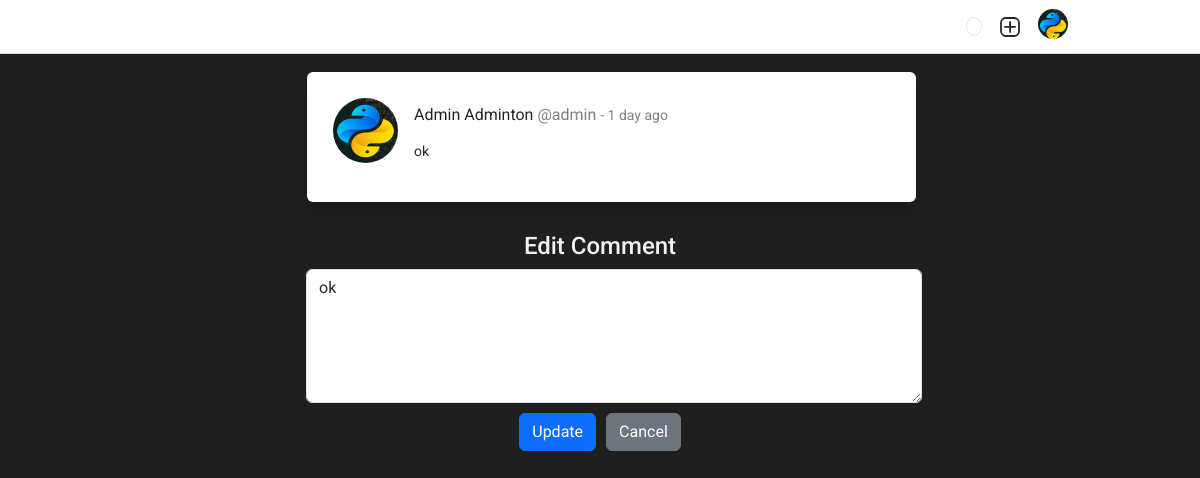
The app's page /post/14/comment/31/edit/ (signed in) with its own data.
### app/models.py (models this page shows, shortened)
class UserProfile(models.Model):
    user = models.OneToOneField(User, on_delete=models.CASCADE)
    bio = models.TextField(blank=True, null=True)
    pfp = models.ImageField(verbose_name='Profile Picture', blank=True, null=True, upload_to=user_directory_path_profile)
    location = models.CharField(max_length=64, null=True, blank=True)
    date = models.DateTimeField(auto_now_add=True)
    saved = models.ManyToManyField(Post, blank=True, related_name='saved_by') # Favorites
    following = models.ManyToManyField("self", related_name="followers", blank=True, symmetrical=False)  # if symmetrical is True it means that both must follow each other, as in the case of "add friend"

class CommentPost(models.Model):
    post = models.ForeignKey(Post, related_name="comments", on_delete=models.CASCADE)
    commentor = models.ForeignKey(User, related_name="commentor", on_delete=models.CASCADE)
    body = models.TextField(verbose_name="", blank=False, null=False)
    comment_date = models.DateTimeField(auto_now_add=True)
    class Meta:
        verbose_name_plural = "Comments"

### app/views.py (the view)
# urls.py: path("post/<int:post_pk>/comment/<int:comment_pk>/edit/", views.update_comment, name="edit_comment"),
def update_comment(request, post_pk, comment_pk):
    comment = get_object_or_404(CommentPost, pk=comment_pk)
    if comment.commentor != request.user and request.user.id != 1:
        return HttpResponseForbidden()
    if request.method == 'POST':
        form = CommentForm(request.POST, instance=comment)
        if form.is_valid():
            form.save()
            return redirect('app:post_detail', pk=post_pk)
    else:
        form = CommentForm(instance=comment)
    return render(request, 'edit_post.html', {"form":form, "comment":comment})

### app/forms.py (shortened to what this page needs)
class CommentForm(ModelForm):
    class Meta:
        model = CommentPost
        fields = ["body",]
        widgets = {
            "body": forms.Textarea(attrs={'class':'form-control', 'rows':6, "placeholder":"Add a comment..."}),
        }

### app/templates/edit_post.html (shortened to what this page needs)
{% extends 'base.html' %}
{% load static %}
{% block content %}
<br><br><br>
  <div class="container">
    <div class="row">
      <div class="col-lg-8 col-md-10 mx-auto">
        <div class="justify-content-center align-items-center" style="min-height: 100vh;">
          <form action="" method="POST" style="text-align:center">
            {% if comment %}
            <div class="row">
              <div class="col-10" style="margin-left:75px; margin-right75px; margin-bottom:30px">
                  <div class="form-group shadow p-3 mb-0 bg-body rounded">
                      <div class="d-flex flex-start">
                          {% if comment.commentor.userprofile.pfp %}
                                  <img class="rounded-circle shadow-1-strong me-3" style="margin:10px" src="{{comment.commentor.userprofile.pfp.url}}" alt="avatar" width="65" height="65" />
                          {% else %}
                                  <img class="rounded-circle shadow-1-strong me-3" style="margin:10px" src="{% static 'default_img.jpg' %}" alt="avatar" width="65" height="65" />
                          {% endif %}
                      <div class="flex-grow-1 flex-shrink-1">
                          <div>
                              <div class="d-flex justify-content-between align-items-center">
                                    <p class="mb-1" style="margin:15px 0px 0px; font-size:16px;">
                                    {{comment.commentor.first_name|title }} {{comment.commentor.last_name|title }}
                                    <span href="" style="text-decoration:none; color:grey;"> @{{comment.commentor.username}}</span>
                                    <span class="small" style="color:grey; font-size:10;">- {{comment.comment_date|timesince }} ago</span>
                                    </p>
                              </div>
                                <p class="small mb-0" style="margin-top:10px; margin-right:100px; margin-bottom:10px; text-align:left">
                                    {{comment.body|safe}}
                                </p>
                                <br style="line-height: 0px" />
                          </div>
                      </div>
                  </div>
              </div>
          </div>
          <h4 style="color:#F0F0F0;">Edit Comment</h4>
          <textarea class="form-control" rows="5" style="width: 81%; margin-left:86px;" name="body">{{ comment.body }}</textarea>
          <br><br>
          <div style="width: 10%; margin: 10px auto; display: flex; justify-content: center;">
            <input type="submit" class="btn btn-primary" value="Update" style="margin-right: 10px;">
            <a class="btn btn-secondary" href="{% url 'app:post_detail' comment.post.id %}">Cancel</a>
          </div>
            {% endif %}
          </form>
        </div>
      </div>
    </div>
  </div>
{% endblock %}

### app/templates/base.html (shortened to what this page needs)
{% load static %}
<!DOCTYPE html>
<html lang="en">
<head>
    <link rel="stylesheet" href="https://cdn.jsdelivr.net/npm/bootstrap-icons@1.8.1/font/bootstrap-icons.css">
    <link href="https://cdn.jsdelivr.net/npm/bootstrap@5.3.0/dist/css/bootstrap.min.css" rel="stylesheet">
    <link rel="stylesheet" type="text/css" href="{% static 'assets1/style.css' %}">
    <link rel="stylesheet" href="https://cdnjs.cloudflare.com/ajax/libs/font-awesome/6.2.1/css/all.min.css">
</head>
<body>
    <header class="header">
        <nav class="header__content">
            <div class="header__buttons">
                <a href="{% url 'app:home' %}" class="header__home" style="text-decoration:none">
                    <h1 style="color:white; font-size:32px">Photon</h1>
                </a>
            </div>
            {% if user.is_authenticated %}
            <div class="header__buttons header__buttons--desktop">
                <div class="dropdown">
                    <button class="profile-button dropdown-toggle" type="button" id="profileDropdown" data-bs-toggle="dropdown" aria-expanded="false">
                            <a href="{% url 'app:profile' request.user %}" class="post__avatar">
                                <i class="fa-solid fa-magnifying-glass" style="color:white"></i>
                            </a>
                    </button>
                </div>
                <a href="{% url 'app:new_post' %}">
                </a>
                <div class="dropdown">
                    <button class="profile-button dropdown-toggle" type="button" id="profileDropdown" data-bs-toggle="dropdown" aria-expanded="false">
                            <div class="profile-button__picture">
                                <a href="{% url 'app:profile' request.user %}" class="post__avatar">
                                    {% if user.userprofile.pfp %}
                                        <img src="{{ request.user.userprofile.pfp.url }}" alt="User Picture" width="33px" height="33px">
                                    {% else %}
                                        <img src="{% static 'default_img.jpg' %}" alt="Default User Picture">
                                    {% endif %}
                                </a>
                        </div>
                    </button>
                </div>
            {% endif %}
            </div>
        </nav>
    </header>
    {% block content %}
    {% endblock content %}
</body>
</html>

### static/assets1/style.css (style rules this page uses)
*, *::after, *::before { box-sizing: border-box; margin: 0; padding: 0; }
*, button, input, select, textarea { font-family: 'Roboto', sans-serif; }
:root { --primary: hsl(0, 0%, 100%); --secondary: hsl(0, 0%, 98%); --border: hsl(0, 0%, 86%); --story-border: hsl(0, 0%, 78%); --img-border: hsla(0, 0%, 0%, 0.1); --text-dark: hsl(0, 0%, 15%); --text-light: hsl(0, 0%, 60%); --like: hsl(355, 82%, 61%); --link: hsl(204, 100%, 48%); --header-height: 44px; --nav-height: 44px; }
body { min-height: 100vh; display: flex; flex-direction: column; overflow-y: auto; }
svg { display: block; }
img { max-width: 100%; }
.header { width: 100%; height: var(--header-height); background-color: var(--primary); display: flex; justify-content: center; position: fixed; top: 0; left: 0; z-index: 2; }
.header::after { content: ''; position: absolute; bottom: 0; width: 100%; height: 1px; background-color: var(--border); }
.header__content { width: 100%; max-width: 975px; padding: 0 14px; display: flex; justify-content: space-between; align-items: center; }
.header__home { margin-top: 5px; }
.header__buttons { display: flex; align-items: center; gap: 16px; }
.post__avatar { width: 40px; height: 40px; border-radius: 50%; overflow: hidden; position: relative; }
.post__avatar::after { content: ''; position: absolute; top: 0; bottom: 0; left: 0; right: 0; border: 1px solid var(--img-border); border-radius: 50%; }
.profile-button { background-color: transparent; border: none; outline: none; cursor: pointer; position: relative; }
.profile-button__picture { width: 30px; height: 30px; border-radius: 50%; overflow: hidden; position: relative; }
.dropdown-toggle::after { display: none; }
@media (min-width: 768px) { :root { --header-height: 54px; --nav-height: 0px; } }
@media (min-width: 768px) { .header__content { padding: 0 20px; } }

### app/templates/edit_post.html (style rules this page uses)
body { background-color:#1F1F1F; }

### records on screen
CommentPost: commentor.userprofile.pfp (picture), commentor.first_name "Admin", commentor.last_name "Adminton", commentor.username "admin", comment_date "1 day", body "ok"
